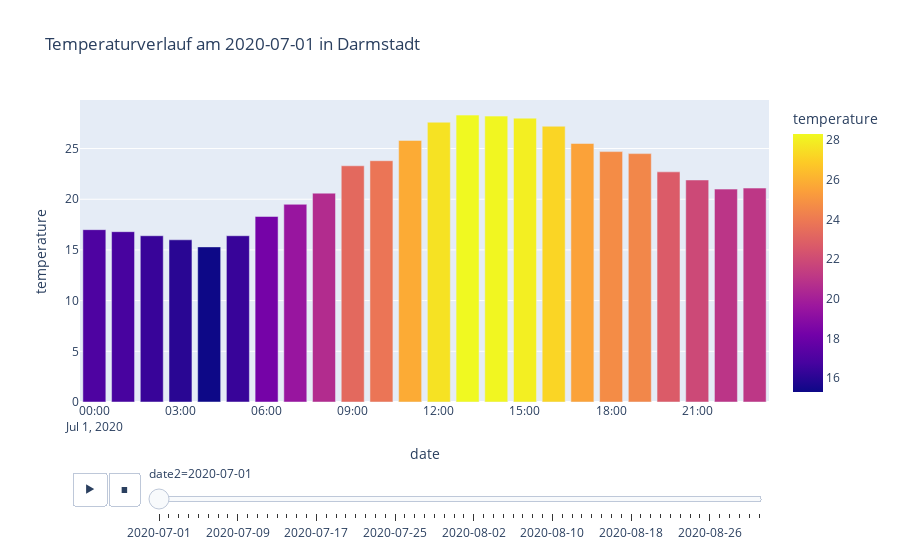

Write notebook code for a chart like this one.
### Code cell
calculate_plot2(tempbydate)

### Figure 1 — Plotly figure (JSON) as saved in the notebook; plotly's stock layout.template omitted (floating-point values rounded to 4 significant figures)
{"data": [{"alignmentgroup": "True", "customdata": [[917, "Darmstadt"], [917, "Darmstadt"], [917, "Darmstadt"], [917, "Darmstadt"], [917, "Darmstadt"], [917, "Darmstadt"], [917, "Darmstadt"], [917, "Darmstadt"], [917, "Darmstadt"], [917, "Darmstadt"], [917, "Darmstadt"], [917, "Darmstadt"], [917, "Darmstadt"], [917, "Darmstadt"], [917, "Darmstadt"], [917, "Darmstadt"], [917, "Darmstadt"], [917, "Darmstadt"], [917, "Darmstadt"], [917, "Darmstadt"], [917, "Darmstadt"], [917, "Darmstadt"], [917, "Darmstadt"], [917, "Darmstadt"]], "hovertemplate": "date2=2020-07-01<br>date=%{x}<br>temperature=%{marker.color}<br>station_id=%{customdata[0]}<br>STATION_NAME=%{customdata[1]}<extra></extra>", "legendgroup": "", "marker": {"color": [17, 16.8, 16.4, 16, 15.3, 16.4, 18.3, 19.5, 20.6, 23.3, 23.8, 25.8, 27.6, 28.3, 28.2, 28, 27.2, 25.5, 24.7, 24.5, 22.7, 21.9, 21, 21.1], "coloraxis": "coloraxis"}, "name": "", "offsetgroup": "", "orientation": "v", "showlegend": false, "textposition": "auto", "type": "bar", "x": ["2020-07-01T00:00:00", "2020-07-01T01:00:00", "2020-07-01T02:00:00", "2020-07-01T03:00:00", "2020-07-01T04:00:00", "2020-07-01T05:00:00", "2020-07-01T06:00:00", "2020-07-01T07:00:00", "2020-07-01T08:00:00", "2020-07-01T09:00:00", "2020-07-01T10:00:00", "2020-07-01T11:00:00", "2020-07-01T12:00:00", "2020-07-01T13:00:00", "2020-07-01T14:00:00", "2020-07-01T15:00:00", "2020-07-01T16:00:00", "2020-07-01T17:00:00", "2020-07-01T18:00:00", "2020-07-01T19:00:00", "2020-07-01T20:00:00", "2020-07-01T21:00:00", "2020-07-01T22:00:00", "2020-07-01T23:00:00"], "xaxis": "x", "y": [17, 16.8, 16.4, 16, 15.3, 16.4, 18.3, 19.5, 20.6, 23.3, 23.8, 25.8, 27.6, 28.3, 28.2, 28, 27.2, 25.5, 24.7, 24.5, 22.7, 21.9, 21, 21.1], "yaxis": "y"}], "layout": {"barmode": "relative", "coloraxis": {"colorbar": {"title": {"text": "temperature"}}, "colorscale": [[0, "#0d0887"], [0.1111, "#46039f"], [0.2222, "#7201a8"], [0.3333, "#9c179e"], [0.4444, "#bd3786"], [0.5556, "#d8576b"], [0.6667, "#ed7953"], [0.7778, "#fb9f3a"], [0.8889, "#fdca26"], [1, "#f0f921"]]}, "legend": {"tracegroupgap": 0}, "sliders": [{"active": 0, "currentvalue": {"prefix": "date2="}, "len": 0.9, "pad": {"b": 10, "t": 60}, "steps": [{"args": [["2020-07-01"], {"frame": {"duration": 0, "redraw": true}, "fromcurrent": true, "mode": "immediate", "transition": {"duration": 0, "easing": "linear"}}], "label": "2020-07-01", "method": "animate"}, {"args": [["2020-07-02"], {"frame": {"duration": 0, "redraw": true}, "fromcurrent": true, "mode": "immediate", "transition": {"duration": 0, "easing": "linear"}}], "label": "2020-07-02", "method": "animate"}, {"args": [["2020-07-03"], {"frame": {"duration": 0, "redraw": true}, "fromcurrent": true, "mode": "immediate", "transition": {"duration": 0, "easing": "linear"}}], "label": "2020-07-03", "method": "animate"}, {"args": [["2020-07-04"], {"frame": {"duration": 0, "redraw": true}, "fromcurrent": true, "mode": "immediate", "transition": {"duration": 0, "easing": "linear"}}], "label": "2020-07-04", "method": "animate"}, {"args": [["2020-07-05"], {"frame": {"duration": 0, "redraw": true}, "fromcurrent": true, "mode": "immediate", "transition": {"duration": 0, "easing": "linear"}}], "label": "2020-07-05", "method": "animate"}, {"args": [["2020-07-06"], {"frame": {"duration": 0, "redraw": true}, "fromcurrent": true, "mode": "immediate", "transition": {"duration": 0, "easing": "linear"}}], "label": "2020-07-06", "method": "animate"}, {"args": [["2020-07-07"], {"frame": {"duration": 0, "redraw": true}, "fromcurrent": true, "mode": "immediate", "transition": {"duration": 0, "easing": "linear"}}], "label": "2020-07-07", "method": "animate"}, {"args": [["2020-07-08"], {"frame": {"duration": 0, "redraw": true}, "fromcurrent": true, "mode": "immediate", "transition": {"duration": 0, "easing": "linear"}}], "label": "2020-07-08", "method": "animate"}, {"args": [["2020-07-09"], {"frame": {"duration": 0, "redraw": true}, "fromcurrent": true, "mode": "immediate", "transition": {"duration": 0, "easing": "linear"}}], "label": "2020-07-09", "method": "animate"}, {"args": [["2020-07-10"], {"frame": {"duration": 0, "redraw": true}, "fromcurrent": true, "mode": "immediate", "transition": {"duration": 0, "easing": "linear"}}], "label": "2020-07-10", "method": "animate"}, {"args": [["2020-07-11"], {"frame": {"duration": 0, "redraw": true}, "fromcurrent": true, "mode": "immediate", "transition": {"duration": 0, "easing": "linear"}}], "label": "2020-07-11", "method": "animate"}, {"args": [["2020-07-12"], {"frame": {"duration": 0, "redraw": true}, "fromcurrent": true, "mode": "immediate", "transition": {"duration": 0, "easing": "linear"}}], "label": "2020-07-12", "method": "animate"}, {"args": [["2020-07-13"], {"frame": {"duration": 0, "redraw": true}, "fromcurrent": true, "mode": "immediate", "transition": {"duration": 0, "easing": "linear"}}], "label": "2020-07-13", "method": "animate"}, {"args": [["2020-07-14"], {"frame": {"duration": 0, "redraw": true}, "fromcurrent": true, "mode": "immediate", "transition": {"duration": 0, "easing": "linear"}}], "label": "2020-07-14", "method": "animate"}, {"args": [["2020-07-15"], {"frame": {"duration": 0, "redraw": true}, "fromcurrent": true, "mode": "immediate", "transition": {"duration": 0, "easing": "linear"}}], "label": "2020-07-15", "method": "animate"}, {"args": [["2020-07-16"], {"frame": {"duration": 0, "redraw": true}, "fromcurrent": true, "mode": "immediate", "transition": {"duration": 0, "easing": "linear"}}], "label": "2020-07-16", "method": "animate"}, {"args": [["2020-07-17"], {"frame": {"duration": 0, "redraw": true}, "fromcurrent": true, "mode": "immediate", "transition": {"duration": 0, "easing": "linear"}}], "label": "2020-07-17", "method": "animate"}, {"args": [["2020-07-18"], {"frame": {"duration": 0, "redraw": true}, "fromcurrent": true, "mode": "immediate", "transition": {"duration": 0, "easing": "linear"}}], "label": "2020-07-18", "method": "animate"}, {"args": [["2020-07-19"], {"frame": {"duration": 0, "redraw": true}, "fromcurrent": true, "mode": "immediate", "transition": {"duration": 0, "easing": "linear"}}], "label": "2020-07-19", "method": "animate"}, {"args": [["2020-07-20"], {"frame": {"duration": 0, "redraw": true}, "fromcurrent": true, "mode": "immediate", "transition": {"duration": 0, "easing": "linear"}}], "label": "2020-07-20", "method": "animate"}, {"args": [["2020-07-21"], {"frame": {"duration": 0, "redraw": true}, "fromcurrent": true, "mode": "immediate", "transition": {"duration": 0, "easing": "linear"}}], "label": "2020-07-21", "method": "animate"}, {"args": [["2020-07-22"], {"frame": {"duration": 0, "redraw": true}, "fromcurrent": true, "mode": "immediate", "transition": {"duration": 0, "easing": "linear"}}], "label": "2020-07-22", "method": "animate"}, {"args": [["2020-07-23"], {"frame": {"duration": 0, "redraw": true}, "fromcurrent": true, "mode": "immediate", "transition": {"duration": 0, "easing": "linear"}}], "label": "2020-07-23", "method": "animate"}, {"args": [["2020-07-24"], {"frame": {"duration": 0, "redraw": true}, "fromcurrent": true, "mode": "immediate", "transition": {"duration": 0, "easing": "linear"}}], "label": "2020-07-24", "method": "animate"}, {"args": [["2020-07-25"], {"frame": {"duration": 0, "redraw": true}, "fromcurrent": true, "mode": "immediate", "transition": {"duration": 0, "easing": "linear"}}], "label": "2020-07-25", "method": "animate"}, {"args": [["2020-07-26"], {"frame": {"duration": 0, "redraw": true}, "fromcurrent": true, "mode": "immediate", "transition": {"duration": 0, "easing": "linear"}}], "label": "2020-07-26", "method": "animate"}, {"args": [["2020-07-27"], {"frame": {"duration": 0, "redraw": true}, "fromcurrent": true, "mode": "immediate", "transition": {"duration": 0, "easing": "linear"}}], "label": "2020-07-27", "method": "animate"}, {"args": [["2020-07-28"], {"frame": {"duration": 0, "redraw": true}, "fromcurrent": true, "mode": "immediate", "transition": {"duration": 0, "easing": "linear"}}], "label": "2020-07-28", "method": "animate"}, {"args": [["2020-07-29"], {"frame": {"duration": 0, "redraw": true}, "fromcurrent": true, "mode": "immediate", "transition": {"duration": 0, "easing": "linear"}}], "label": "2020-07-29", "method": "animate"}, {"args": [["2020-07-30"], {"frame": {"duration": 0, "redraw": true}, "fromcurrent": true, "mode": "immediate", "transition": {"duration": 0, "easing": "linear"}}], "label": "2020-07-30", "method": "animate"}, {"args": [["2020-07-31"], {"frame": {"duration": 0, "redraw": true}, "fromcurrent": true, "mode": "immediate", "transition": {"duration": 0, "easing": "linear"}}], "label": "2020-07-31", "method": "animate"}, {"args": [["2020-08-01"], {"frame": {"duration": 0, "redraw": true}, "fromcurrent": true, "mode": "immediate", "transition": {"duration": 0, "easing": "linear"}}], "label": "2020-08-01", "method": "animate"}, {"args": [["2020-08-02"], {"frame": {"duration": 0, "redraw": true}, "fromcurrent": true, "mode": "immediate", "transition": {"duration": 0, "easing": "linear"}}], "label": "2020-08-02", "method": "animate"}, {"args": [["2020-08-03"], {"frame": {"duration": 0, "redraw": true}, "fromcurrent": true, "mode": "immediate", "transition": {"duration": 0, "easing": "linear"}}], "label": "2020-08-03", "method": "animate"}, {"args": [["2020-08-04"], {"frame": {"duration": 0, "redraw": true}, "fromcurrent": true, "mode": "immediate", "transition": {"duration": 0, "easing": "linear"}}], "label": "2020-08-04", "method": "animate"}, {"args": [["2020-08-05"], {"frame": {"duration": 0, "redraw": true}, "fromcurrent": true, "mode": "immediate", "transition": {"duration": 0, "easing": "linear"}}], "label": "2020-08-05", "method": "animate"}, {"args": [["2020-08-06"], {"frame": {"duration": 0, "redraw": true}, "fromcurrent": true, "mode": "immediate", "transition": {"duration": 0, "easing": "linear"}}], "label": "2020-08-06", "method": "animate"}, {"args": [["2020-08-07"], {"frame": {"duration": 0, "redraw": true}, "fromcurrent": true, "mode": "immediate", "transition": {"duration": 0, "easing": "linear"}}], "label": "2020-08-07", "method": "animate"}, {"args": [["2020-08-08"], {"frame": {"duration": 0, "redraw": true}, "fromcurrent": true, "mode": "immediate", "transition": {"duration": 0, "easing": "linear"}}], "label": "2020-08-08", "method": "animate"}, {"args": [["2020-08-09"], {"frame": {"duration": 0, "redraw": true}, "fromcurrent": true, "mode": "immediate", "transition": {"duration": 0, "easing": "linear"}}], "label": "2020-08-09", "method": "animate"}, {"args": [["2020-08-10"], {"frame": {"duration": 0, "redraw": true}, "fromcurrent": true, "mode": "immediate", "transition": {"duration": 0, "easing": "linear"}}], "label": "2020-08-10", "method": "animate"}, {"args": [["2020-08-11"], {"frame": {"duration": 0, "redraw": true}, "fromcurrent": true, "mode": "immediate", "transition": {"duration": 0, "easing": "linear"}}], "label": "2020-08-11", "method": "animate"}, {"args": [["2020-08-12"], {"frame": {"duration": 0, "redraw": true}, "fromcurrent": true, "mode": "immediate", "transition": {"duration": 0, "easing": "linear"}}], "label": "2020-08-12", "method": "animate"}, {"args": [["2020-08-13"], {"frame": {"duration": 0, "redraw": true}, "fromcurrent": true, "mode": "immediate", "transition": {"duration": 0, "easing": "linear"}}], "label": "2020-08-13", "method": "animate"}, {"args": [["2020-08-14"], {"frame": {"duration": 0, "redraw": true}, "fromcurrent": true, "mode": "immediate", "transition": {"duration": 0, "easing": "linear"}}], "label": "2020-08-14", "method": "animate"}, {"args": [["2020-08-15"], {"frame": {"duration": 0, "redraw": true}, "fromcurrent": true, "mode": "immediate", "transition": {"duration": 0, "easing": "linear"}}], "label": "2020-08-15", "method": "animate"}, {"args": [["2020-08-16"], {"frame": {"duration": 0, "redraw": true}, "fromcurrent": true, "mode": "immediate", "transition": {"duration": 0, "easing": "linear"}}], "label": "2020-08-16", "method": "animate"}, {"args": [["2020-08-17"], {"frame": {"duration": 0, "redraw": true}, "fromcurrent": true, "mode": "immediate", "transition": {"duration": 0, "easing": "linear"}}], "label": "2020-08-17", "method": "animate"}, {"args": [["2020-08-18"], {"frame": {"duration": 0, "redraw": true}, "fromcurrent": true, "mode": "immediate", "transition": {"duration": 0, "easing": "linear"}}], "label": "2020-08-18", "method": "animate"}, {"args": [["2020-08-19"], {"frame": {"duration": 0, "redraw": true}, "fromcurrent": true, "mode": "immediate", "transition": {"duration": 0, "easing": "linear"}}], "label": "2020-08-19", "method": "animate"}, {"args": [["2020-08-20"], {"frame": {"duration": 0, "redraw": true}, "fromcurrent": true, "mode": "immediate", "transition": {"duration": 0, "easing": "linear"}}], "label": "2020-08-20", "method": "animate"}, {"args": [["2020-08-21"], {"frame": {"duration": 0, "redraw": true}, "fromcurrent": true, "mode": "immediate", "transition": {"duration": 0, "easing": "linear"}}], "label": "2020-08-21", "method": "animate"}, {"args": [["2020-08-22"], {"frame": {"duration": 0, "redraw": true}, "fromcurrent": true, "mode": "immediate", "transition": {"duration": 0, "easing": "linear"}}], "label": "2020-08-22", "method": "animate"}, {"args": [["2020-08-23"], {"frame": {"duration": 0, "redraw": true}, "fromcurrent": true, "mode": "immediate", "transition": {"duration": 0, "easing": "linear"}}], "label": "2020-08-23", "method": "animate"}, {"args": [["2020-08-24"], {"frame": {"duration": 0, "redraw": true}, "fromcurrent": true, "mode": "immediate", "transition": {"duration": 0, "easing": "linear"}}], "label": "2020-08-24", "method": "animate"}, {"args": [["2020-08-25"], {"frame": {"duration": 0, "redraw": true}, "fromcurrent": true, "mode": "immediate", "transition": {"duration": 0, "easing": "linear"}}], "label": "2020-08-25", "method": "animate"}, {"args": [["2020-08-26"], {"frame": {"duration": 0, "redraw": true}, "fromcurrent": true, "mode": "immediate", "transition": {"duration": 0, "easing": "linear"}}], "label": "2020-08-26", "method": "animate"}, {"args": [["2020-08-27"], {"frame": {"duration": 0, "redraw": true}, "fromcurrent": true, "mode": "immediate", "transition": {"duration": 0, "easing": "linear"}}], "label": "2020-08-27", "method": "animate"}, {"args": [["2020-08-28"], {"frame": {"duration": 0, "redraw": true}, "fromcurrent": true, "mode": "immediate", "transition": {"duration": 0, "easing": "linear"}}], "label": "2020-08-28", "method": "animate"}, {"args": [["2020-08-29"], {"frame": {"duration": 0, "redraw": true}, "fromcurrent": true, "mode": "immediate", "transition": {"duration": 0, "easing": "linear"}}], "label": "2020-08-29", "method": "animate"}, {"args": [["2020-08-30"], {"frame": {"duration": 0, "redraw": true}, "fromcurrent": true, "mode": "immediate", "transition": {"duration": 0, "easing": "linear"}}], "label": "2020-08-30", "method": "animate"}, {"args": [["2020-08-31"], {"frame": {"duration": 0, "redraw": true}, "fromcurrent": true, "mode": "immediate", "transition": {"duration": 0, "easing": "linear"}}], "label": "2020-08-31", "method": "animate"}], "x": 0.1, "xanchor": "left", "y": 0, "yanchor": "top"}], "title": {"text": "Temperaturverlauf am 2020-07-01 in Darmstadt"}, "updatemenus": [{"buttons": [{"args": [null, {"frame": {"duration": 500, "redraw": true}, "fromcurrent": true, "mode": "immediate", "transition": {"duration": 500, "easing": "linear"}}], "label": "&#9654;", "method": "animate"}, {"args": [[null], {"frame": {"duration": 0, "redraw": true}, "fromcurrent": true, "mode": "immediate", "transition": {"duration": 0, "easing": "linear"}}], "label": "&#9724;", "method": "animate"}], "direction": "left", "pad": {"r": 10, "t": 70}, "showactive": false, "type": "buttons", "x": 0.1, "xanchor": "right", "y": 0, "yanchor": "top"}], "xaxis": {"anchor": "y", "domain": [0, 1], "title": {"text": "date"}}, "yaxis": {"anchor": "x", "domain": [0, 1], "title": {"text": "temperature"}}}}
